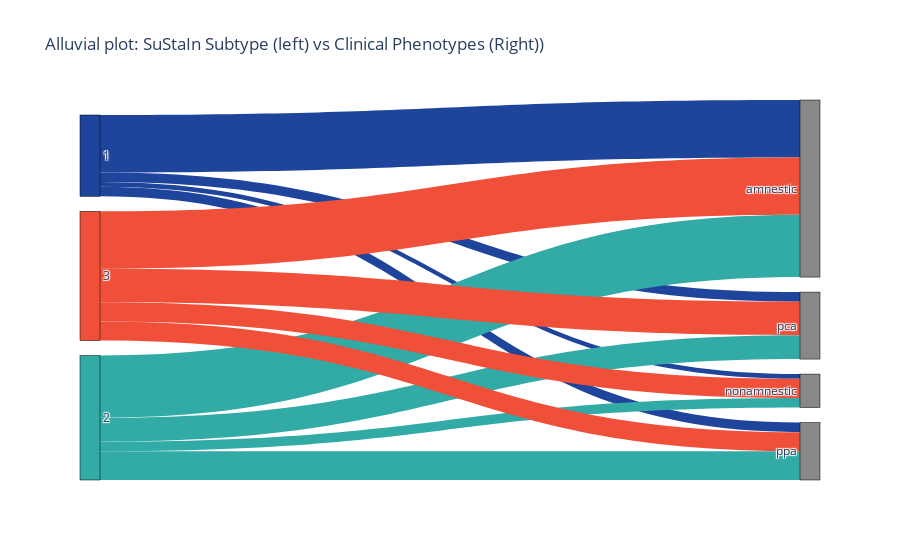

This figure's notebook cell:
### Code cell
# Force subtype order to [1, 2, 3]
subtype_nodes = [1, 2, 3]
behavior_nodes = [x for x in behavior_nodes if x not in subtype_nodes]
all_nodes = subtype_nodes + behavior_nodes
import plotly.graph_objects as go

# Use sankey_data from cell 47
fig = go.Figure(data=[go.Sankey(
    node=dict(
        pad=15,
        thickness=20,
        line=dict(color="black", width=0.5),
        label=[str(x) for x in all_nodes],  # all_nodes is defined in cell 47
        color=["#1f449c", "#32ABA6", "#f05039"] + ["#888888"]*(len(all_nodes)-3)
    ),
    link=dict(
        source=sankey_data['Source'],
        target=sankey_data['Target'],
        value=sankey_data['Count'],
        color=[["#1f449c", "#32ABA6", "#f05039"][s] if s < 3 else "#cccccc" for s in sankey_data['Source']]
    )
)])

fig.update_layout(title_text="Alluvial plot: SuStaIn Subtype (left) vs Clinical Phenotypes (Right))", font_size=12)
fig.show()

### Figure 1 — Plotly figure (JSON) as saved in the notebook; plotly's stock layout.template omitted (floating-point values rounded to 4 significant figures)
{"data": [{"link": {"color": ["#1f449c", "#1f449c", "#1f449c", "#1f449c", "#32ABA6", "#32ABA6", "#32ABA6", "#32ABA6", "#f05039", "#f05039", "#f05039", "#f05039"], "source": [0, 0, 0, 0, 1, 1, 1, 1, 2, 2, 2, 2], "target": [3, 4, 5, 6, 3, 4, 5, 6, 3, 4, 5, 6], "value": [12, 1, 2, 2, 13, 2, 5, 6, 12, 4, 7, 4]}, "node": {"color": ["#1f449c", "#32ABA6", "#f05039", "#888888", "#888888", "#888888", "#888888"], "label": ["1", "2", "3", "amnestic", "nonamnestic", "pca", "ppa"], "line": {"color": "black", "width": 0.5}, "pad": 15, "thickness": 20}, "type": "sankey"}], "layout": {"font": {"size": 12}, "title": {"text": "Alluvial plot: SuStaIn Subtype (left) vs Clinical Phenotypes (Right))"}}}
